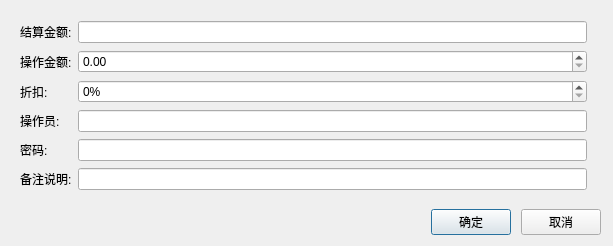
<?xml version="1.0" encoding="UTF-8"?>
<ui version="4.0">
 <class>free_view</class>
 <widget class="QDialog" name="free_view">
  <property name="geometry">
   <rect>
    <x>0</x>
    <y>0</y>
    <width>613</width>
    <height>246</height>
   </rect>
  </property>
  <property name="windowTitle">
   <string>Dialog</string>
  </property>
  <layout class="QVBoxLayout" name="verticalLayout">
   <item>
    <widget class="QFrame" name="frame">
     <property name="outer_stylesheet" stdset="0">
      <string>frame_detail_show</string>
     </property>
     <layout class="QGridLayout" name="gridLayout">
      <item row="0" column="0">
       <widget class="QLabel" name="label">
        <property name="text">
         <string>结算金额:</string>
        </property>
       </widget>
      </item>
      <item row="4" column="1">
       <widget class="QLineEdit" name="lineEdit_4"/>
      </item>
      <item row="0" column="2" rowspan="6">
       <widget class="lds_key3x4" name="widget" native="true"/>
      </item>
      <item row="0" column="1">
       <widget class="lds_doublespinbox_lineedit" name="lineEdit"/>
      </item>
      <item row="3" column="1">
       <widget class="QLineEdit" name="lineEdit_3"/>
      </item>
      <item row="3" column="0">
       <widget class="QLabel" name="label_4">
        <property name="text">
         <string>操作员:</string>
        </property>
       </widget>
      </item>
      <item row="4" column="0">
       <widget class="QLabel" name="label_5">
        <property name="text">
         <string>密码:</string>
        </property>
       </widget>
      </item>
      <item row="1" column="0">
       <widget class="QLabel" name="label_2">
        <property name="text">
         <string>操作金额:</string>
        </property>
       </widget>
      </item>
      <item row="5" column="1">
       <widget class="QLineEdit" name="lineEdit_5"/>
      </item>
      <item row="5" column="0">
       <widget class="QLabel" name="label_6">
        <property name="text">
         <string>备注说明:</string>
        </property>
       </widget>
      </item>
      <item row="2" column="0">
       <widget class="QLabel" name="label_discount">
        <property name="text">
         <string>折扣:</string>
        </property>
       </widget>
      </item>
      <item row="2" column="1">
       <widget class="lds_spinbox" name="spinBox_discount">
        <property name="suffix">
         <string>%</string>
        </property>
        <property name="maximum">
         <number>100</number>
        </property>
       </widget>
      </item>
      <item row="1" column="1">
       <widget class="lds_doublespinbox" name="lineEdit_amount"/>
      </item>
     </layout>
    </widget>
   </item>
   <item>
    <layout class="QHBoxLayout" name="horizontalLayout">
     <property name="spacing">
      <number>10</number>
     </property>
     <property name="leftMargin">
      <number>1</number>
     </property>
     <property name="rightMargin">
      <number>1</number>
     </property>
     <item>
      <spacer name="horizontalSpacer">
       <property name="orientation">
        <enum>Qt::Horizontal</enum>
       </property>
       <property name="sizeHint" stdset="0">
        <size>
         <width>40</width>
         <height>20</height>
        </size>
       </property>
      </spacer>
     </item>
     <item>
      <widget class="lds_toolbar_button" name="pushButton_ok">
       <property name="text">
        <string>确定</string>
       </property>
       <property name="outer_stylesheet" stdset="0">
        <string>pushbutton</string>
       </property>
      </widget>
     </item>
     <item>
      <widget class="lds_toolbar_button" name="pushButton_5">
       <property name="text">
        <string>取消</string>
       </property>
       <property name="outer_stylesheet" stdset="0">
        <string>pushbutton</string>
       </property>
      </widget>
     </item>
    </layout>
   </item>
  </layout>
 </widget>
 <customwidgets>
  <customwidget>
   <class>lds_toolbar_button</class>
   <extends>QPushButton</extends>
   <header>lds_toolbar_button.h</header>
  </customwidget>
  <customwidget>
   <class>lds_doublespinbox</class>
   <extends>QDoubleSpinBox</extends>
   <header>lds_doublespinbox.h</header>
  </customwidget>
  <customwidget>
   <class>lds_spinbox</class>
   <extends>QSpinBox</extends>
   <header>lds_spinbox.h</header>
  </customwidget>
  <customwidget>
   <class>lds_doublespinbox_lineedit</class>
   <extends>QLineEdit</extends>
   <header>lds_doublespinbox_lineedit.h</header>
  </customwidget>
  <customwidget>
   <class>lds_key3x4</class>
   <extends>QWidget</extends>
   <header>lds_key3x4.h</header>
   <container>1</container>
  </customwidget>
 </customwidgets>
 <tabstops>
  <tabstop>lineEdit</tabstop>
  <tabstop>lineEdit_3</tabstop>
  <tabstop>lineEdit_4</tabstop>
  <tabstop>lineEdit_5</tabstop>
 </tabstops>
 <resources/>
 <connections/>
</ui>
